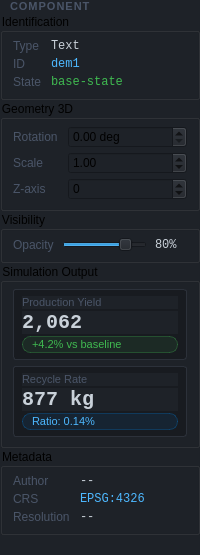
  <widget class="QDockWidget" name="propertiesDockWidget">
   <property name="windowTitle">
    <string>Properties</string>
   </property>
   <attribute name="dockWidgetArea">
    <number>2</number>
   </attribute>
   <widget class="QWidget" name="propertiesDockContents">
    <property name="styleSheet">
     <string notr="true">QWidget { background-color: #1e2228; }</string>
    </property>
    <layout class="QVBoxLayout" name="propsMainLayout">
     <property name="spacing">
      <number>0</number>
     </property>
     <property name="leftMargin">
      <number>0</number>
     </property>
     <property name="topMargin">
      <number>0</number>
     </property>
     <property name="rightMargin">
      <number>0</number>
     </property>
     <property name="bottomMargin">
      <number>0</number>
     </property>
     <item>
      <layout class="QHBoxLayout" name="compHeaderLayout">
       <property name="leftMargin">
        <number>10</number>
       </property>
       <property name="topMargin">
        <number>0</number>
       </property>
       <property name="rightMargin">
        <number>8</number>
       </property>
       <property name="bottomMargin">
        <number>0</number>
       </property>
       <item>
        <widget class="QLabel" name="compHeaderLabel">
         <property name="styleSheet">
          <string notr="true">color: #4a5568; font-size: 8pt; font-weight: bold; letter-spacing: 1px; background: transparent;</string>
         </property>
         <property name="text">
          <string>COMPONENT</string>
         </property>
        </widget>
       </item>
      </layout>
     </item>
     <item>
      <widget class="QGroupBox" name="identGroupBox">
       <property name="title">
        <string>Identification</string>
       </property>
       <layout class="QFormLayout" name="identForm">
        <property name="horizontalSpacing">
         <number>10</number>
        </property>
        <property name="verticalSpacing">
         <number>4</number>
        </property>
        <property name="leftMargin">
         <number>10</number>
        </property>
        <property name="topMargin">
         <number>6</number>
        </property>
        <property name="rightMargin">
         <number>10</number>
        </property>
        <property name="bottomMargin">
         <number>8</number>
        </property>
        <item row="0" column="0">
         <widget class="QLabel" name="label">
          <property name="styleSheet">
           <string notr="true">color:#4a5568;font-size:9pt;</string>
          </property>
          <property name="text">
           <string>Type</string>
          </property>
         </widget>
        </item>
        <item row="0" column="1">
         <widget class="QLabel" name="typeValLabel">
          <property name="styleSheet">
           <string notr="true">color:#c9d1d9;font-family:Consolas;font-size:9pt;</string>
          </property>
          <property name="text">
           <string>Text</string>
          </property>
         </widget>
        </item>
        <item row="1" column="0">
         <widget class="QLabel" name="label">
          <property name="styleSheet">
           <string notr="true">color:#4a5568;font-size:9pt;</string>
          </property>
          <property name="text">
           <string>ID</string>
          </property>
         </widget>
        </item>
        <item row="1" column="1">
         <widget class="QLabel" name="idValLabel">
          <property name="styleSheet">
           <string notr="true">color:#4db8ff;font-family:Consolas;font-size:9pt;</string>
          </property>
          <property name="text">
           <string>dem1</string>
          </property>
         </widget>
        </item>
        <item row="2" column="0">
         <widget class="QLabel" name="label">
          <property name="styleSheet">
           <string notr="true">color:#4a5568;font-size:9pt;</string>
          </property>
          <property name="text">
           <string>State</string>
          </property>
         </widget>
        </item>
        <item row="2" column="1">
         <widget class="QLabel" name="stateValLabel">
          <property name="styleSheet">
           <string notr="true">color:#3fb950;font-family:Consolas;font-size:9pt;</string>
          </property>
          <property name="text">
           <string>base-state</string>
          </property>
         </widget>
        </item>
       </layout>
      </widget>
     </item>
     <item>
      <widget class="QGroupBox" name="geoGroupBox">
       <property name="title">
        <string>Geometry 3D</string>
       </property>
       <layout class="QFormLayout" name="geoForm">
        <property name="horizontalSpacing">
         <number>10</number>
        </property>
        <property name="verticalSpacing">
         <number>4</number>
        </property>
        <property name="leftMargin">
         <number>10</number>
        </property>
        <property name="topMargin">
         <number>6</number>
        </property>
        <property name="rightMargin">
         <number>10</number>
        </property>
        <property name="bottomMargin">
         <number>8</number>
        </property>
        <item row="0" column="0">
         <widget class="QLabel" name="label">
          <property name="styleSheet">
           <string notr="true">color:#4a5568;font-size:9pt;</string>
          </property>
          <property name="text">
           <string>Rotation</string>
          </property>
         </widget>
        </item>
        <item row="0" column="1">
         <widget class="QDoubleSpinBox" name="rotationSpinBox">
          <property name="suffix">
           <string> deg</string>
          </property>
          <property name="maximum">
           <double>360.000000000000000</double>
          </property>
          <property name="singleStep">
           <double>0.100000000000000</double>
          </property>
         </widget>
        </item>
        <item row="1" column="0">
         <widget class="QLabel" name="label">
          <property name="styleSheet">
           <string notr="true">color:#4a5568;font-size:9pt;</string>
          </property>
          <property name="text">
           <string>Scale</string>
          </property>
         </widget>
        </item>
        <item row="1" column="1">
         <widget class="QDoubleSpinBox" name="scaleSpinBox">
          <property name="minimum">
           <double>0.010000000000000</double>
          </property>
          <property name="maximum">
           <double>100.000000000000000</double>
          </property>
          <property name="singleStep">
           <double>0.100000000000000</double>
          </property>
          <property name="value">
           <double>1.000000000000000</double>
          </property>
         </widget>
        </item>
        <item row="2" column="0">
         <widget class="QLabel" name="label">
          <property name="styleSheet">
           <string notr="true">color:#4a5568;font-size:9pt;</string>
          </property>
          <property name="text">
           <string>Z-axis</string>
          </property>
         </widget>
        </item>
        <item row="2" column="1">
         <widget class="QSpinBox" name="zAxisSpinBox">
          <property name="minimum">
           <number>-9999</number>
          </property>
          <property name="maximum">
           <number>9999</number>
          </property>
         </widget>
        </item>
       </layout>
      </widget>
     </item>
     <item>
      <widget class="QGroupBox" name="visGroupBox">
       <property name="title">
        <string>Visibility</string>
       </property>
       <layout class="QHBoxLayout" name="visLayout">
        <property name="spacing">
         <number>8</number>
        </property>
        <property name="leftMargin">
         <number>10</number>
        </property>
        <property name="topMargin">
         <number>6</number>
        </property>
        <property name="rightMargin">
         <number>10</number>
        </property>
        <property name="bottomMargin">
         <number>8</number>
        </property>
        <item>
         <widget class="QLabel" name="propertiesLabel">
          <property name="styleSheet">
           <string notr="true">color:#4a5568;font-size:9pt;background:transparent;</string>
          </property>
          <property name="text">
           <string>Opacity</string>
          </property>
         </widget>
        </item>
        <item>
         <widget class="QSlider" name="opacitySlider">
          <property name="minimum">
           <number>0</number>
          </property>
          <property name="maximum">
           <number>100</number>
          </property>
          <property name="value">
           <number>80</number>
          </property>
          <property name="orientation">
           <enum>Qt::Orientation::Horizontal</enum>
          </property>
         </widget>
        </item>
        <item>
         <widget class="QLabel" name="opacityValueLabel">
          <property name="styleSheet">
           <string notr="true">color:#c9d1d9;font-family:Consolas;font-size:9pt;min-width:32px;</string>
          </property>
          <property name="text">
           <string>80%</string>
          </property>
         </widget>
        </item>
       </layout>
      </widget>
     </item>
     <item>
      <widget class="QGroupBox" name="statsGroupBox">
       <property name="title">
        <string>Simulation Output</string>
       </property>
       <layout class="QVBoxLayout" name="statsLayout">
        <property name="spacing">
         <number>6</number>
        </property>
        <property name="leftMargin">
         <number>10</number>
        </property>
        <property name="topMargin">
         <number>6</number>
        </property>
        <property name="rightMargin">
         <number>10</number>
        </property>
        <property name="bottomMargin">
         <number>8</number>
        </property>
        <item>
         <widget class="QFrame" name="yieldFrame">
          <property name="styleSheet">
           <string notr="true">QFrame#yieldFrame { background-color: #181b20; border: 1px solid #2c313a; border-radius: 3px; }</string>
          </property>
          <property name="frameShape">
           <enum>QFrame::Shape::StyledPanel</enum>
          </property>
          <layout class="QVBoxLayout" name="yieldLayout">
           <property name="spacing">
            <number>2</number>
           </property>
           <property name="leftMargin">
            <number>8</number>
           </property>
           <property name="topMargin">
            <number>6</number>
           </property>
           <property name="rightMargin">
            <number>8</number>
           </property>
           <property name="bottomMargin">
            <number>6</number>
           </property>
           <item>
            <widget class="QLabel" name="yieldTitleLabel">
             <property name="styleSheet">
              <string notr="true">color:#4a5568;font-size:8.5pt;</string>
             </property>
             <property name="text">
              <string>Production Yield</string>
             </property>
            </widget>
           </item>
           <item>
            <widget class="QLabel" name="yieldValueLabel">
             <property name="styleSheet">
              <string notr="true">color:#c9d1d9;font-family:Consolas;font-size:15pt;font-weight:bold;</string>
             </property>
             <property name="text">
              <string>2,062</string>
             </property>
            </widget>
           </item>
           <item>
            <widget class="QLabel" name="yieldBadgeLabel">
             <property name="styleSheet">
              <string notr="true">color:#3fb950;font-size:8pt;background:rgba(63,185,80,0.1);border:1px solid rgba(63,185,80,0.3);border-radius:8px;padding:1px 6px;</string>
             </property>
             <property name="text">
              <string>+4.2% vs baseline</string>
             </property>
            </widget>
           </item>
          </layout>
         </widget>
        </item>
        <item>
         <widget class="QFrame" name="recycleFrame">
          <property name="styleSheet">
           <string notr="true">QFrame#recycleFrame { background-color: #181b20; border: 1px solid #2c313a; border-radius: 3px; }</string>
          </property>
          <property name="frameShape">
           <enum>QFrame::Shape::StyledPanel</enum>
          </property>
          <layout class="QVBoxLayout" name="recycleLayout">
           <property name="spacing">
            <number>2</number>
           </property>
           <property name="leftMargin">
            <number>8</number>
           </property>
           <property name="topMargin">
            <number>6</number>
           </property>
           <property name="rightMargin">
            <number>8</number>
           </property>
           <property name="bottomMargin">
            <number>6</number>
           </property>
           <item>
            <widget class="QLabel" name="recycleTitleLabel">
             <property name="styleSheet">
              <string notr="true">color:#4a5568;font-size:8.5pt;</string>
             </property>
             <property name="text">
              <string>Recycle Rate</string>
             </property>
            </widget>
           </item>
           <item>
            <widget class="QLabel" name="recycleValueLabel">
             <property name="styleSheet">
              <string notr="true">color:#c9d1d9;font-family:Consolas;font-size:15pt;font-weight:bold;</string>
             </property>
             <property name="text">
              <string>877 kg</string>
             </property>
            </widget>
           </item>
           <item>
            <widget class="QLabel" name="recycleBadgeLabel">
             <property name="styleSheet">
              <string notr="true">color:#4db8ff;font-size:8pt;background:rgba(0,120,212,0.1);border:1px solid rgba(0,120,212,0.3);border-radius:8px;padding:1px 6px;</string>
             </property>
             <property name="text">
              <string>Ratio: 0.14%</string>
             </property>
            </widget>
           </item>
          </layout>
         </widget>
        </item>
       </layout>
      </widget>
     </item>
     <item>
      <widget class="QGroupBox" name="metaGroupBox">
       <property name="title">
        <string>Metadata</string>
       </property>
       <layout class="QFormLayout" name="metaForm">
        <property name="horizontalSpacing">
         <number>10</number>
        </property>
        <property name="verticalSpacing">
         <number>4</number>
        </property>
        <property name="leftMargin">
         <number>10</number>
        </property>
        <property name="topMargin">
         <number>6</number>
        </property>
        <property name="rightMargin">
         <number>10</number>
        </property>
        <property name="bottomMargin">
         <number>8</number>
        </property>
        <item row="0" column="0">
         <widget class="QLabel" name="label">
          <property name="styleSheet">
           <string notr="true">color:#4a5568;font-size:9pt;</string>
          </property>
          <property name="text">
           <string>Author</string>
          </property>
         </widget>
        </item>
        <item row="0" column="1">
         <widget class="QLabel" name="authorLabel">
          <property name="styleSheet">
           <string notr="true">color:#c9d1d9;font-family:Consolas;font-size:9pt;</string>
          </property>
          <property name="text">
           <string>--</string>
          </property>
         </widget>
        </item>
        <item row="1" column="0">
         <widget class="QLabel" name="label">
          <property name="styleSheet">
           <string notr="true">color:#4a5568;font-size:9pt;</string>
          </property>
          <property name="text">
           <string>CRS</string>
          </property>
         </widget>
        </item>
        <item row="1" column="1">
         <widget class="QLabel" name="crsInfoLabel">
          <property name="styleSheet">
           <string notr="true">color:#4db8ff;font-family:Consolas;font-size:9pt;</string>
          </property>
          <property name="text">
           <string>EPSG:4326</string>
          </property>
         </widget>
        </item>
        <item row="2" column="0">
         <widget class="QLabel" name="label">
          <property name="styleSheet">
           <string notr="true">color:#4a5568;font-size:9pt;</string>
          </property>
          <property name="text">
           <string>Resolution</string>
          </property>
         </widget>
        </item>
        <item row="2" column="1">
         <widget class="QLabel" name="resolutionLabel">
          <property name="styleSheet">
           <string notr="true">color:#c9d1d9;font-family:Consolas;font-size:9pt;</string>
          </property>
          <property name="text">
           <string>--</string>
          </property>
         </widget>
        </item>
       </layout>
      </widget>
     </item>
     <item>
      <spacer name="propsSpacer">
       <property name="orientation">
        <enum>Qt::Orientation::Vertical</enum>
       </property>
       <property name="sizeHint" stdset="0">
        <size>
         <width>20</width>
         <height>20</height>
        </size>
       </property>
      </spacer>
     </item>
    </layout>
   </widget>
  </widget>
